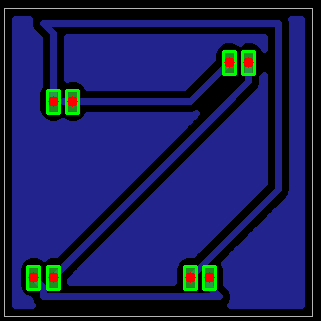
#> input picture Flask_v8/uploads/led_test.png, 321 x 321 px, found by its file name; its folder holds only this picture in this run
$ python uploaded_pad_detect.py uploads/led_test.png
#> lines starting #> are read from the running program, lines starting #| are printed output that depends on the picture; after the words box and inside, x2 and y2 are one past the last pixel; in counts of white or black regions, pixels touching at a corner belong together
import cv2
import numpy as np
import sys
import os

# Function to convert pixel coordinates to inches
def pixels_to_inches(pixels, dpi=195):
    inches = pixels / dpi
    return inches

if __name__ == '__main__':
    if len(sys.argv) < 2:
        print("Usage: python uploaded_pad_detect.py <filename>")
        sys.exit(1)

    filename = sys.argv[1]
    filepath = os.path.join('/home/yash/PCB_FORGE/Flask_v8/uploads', filename)

    # Load the image
    image = cv2.imread(filepath)
#> image is the input picture: shape (321, 321, 3); mean B, G, R 90, 29, 25.8

    if image is None:
        print(f'Failed to load image {filename}')
        sys.exit(1)

    # Convert the image to HSV color space
    hsv_image = cv2.cvtColor(image, cv2.COLOR_BGR2HSV)
#> hsv_image: shape (321, 321, 3); mean H, S, V 75.9, 126.3, 96.4

    # Define the range for green color in HSV space
    lower_green = np.array([40, 40, 40])
    upper_green = np.array([80, 255, 255])

    # Create a mask for the green color
    mask = cv2.inRange(hsv_image, lower_green, upper_green)
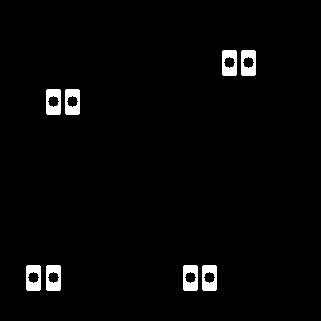
#> mask: shape (321, 321); 2.4% white; 8 white regions

    # Find contours in the masked image
    contours, _ = cv2.findContours(mask, cv2.RETR_EXTERNAL, cv2.CHAIN_APPROX_SIMPLE)
#> contours = 8 contours; box (x1, y1, x2, y2) and area: (202, 265, 217, 291) 348, (183, 265, 198, 291) 348, (46, 265, 61, 291) 348, (26, 265, 41, 291) 348, (65, 89, 80, 115) 348, (46, 89, 61, 115) 348, (241, 50, 256, 76) 348, (222, 50, 237, 76) 348

    # List to store the coordinates of the green solder pads in inches
    solder_pads_coords_inches = []

    # Iterate through the contours
    for contour in contours:
        # Calculate the bounding box for each contour
        x, y, w, h = cv2.boundingRect(contour)

        # Calculate the center of the bounding box
        center_x = x + w / 2
        center_y = y + h / 2

        # Convert the center coordinates from pixels to inches
        center_x_inches = pixels_to_inches(center_x)
        center_y_inches = pixels_to_inches(center_y)

        # Add the coordinates to the list
        solder_pads_coords_inches.append((center_x_inches, center_y_inches))

        # Draw the bounding box and center point on the image (optional for visualization)
        cv2.rectangle(image, (x, y), (x + w, y + h), (0, 255, 0), 2)
        cv2.circle(image, (int(center_x), int(center_y)), 5, (0, 0, 255), -1)
#> this loop made 8 passes
#> (x, y, center_x, center_y, center_x_inches, center_y_inches) on passes 1 to 8: (202, 265, 209.5, 278, 1.07, 1.43), (183, 265, 190.5, 278, 0.977, 1.43), (46, 265, 53.5, 278, 0.274, 1.43), (26, 265, 33.5, 278, 0.172, 1.43), (65, 89, 72.5, 102, 0.372, 0.523), (46, 89, 53.5, 102, 0.274, 0.523), (241, 50, 248.5, 63, 1.27, 0.323), (222, 50, 229.5, 63, 1.18, 0.323)
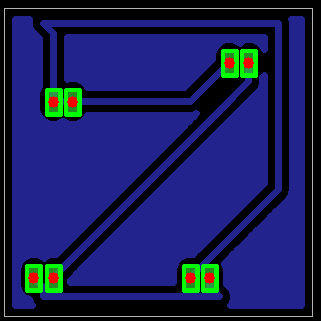
#> image: shape (321, 321, 3); 1.11% of pixels changed, all inside (x1, y1, x2, y2) = (25, 49, 258, 293)
#> after the loop, solder_pads_coords_inches = [(1.07, 1.43), (0.977, 1.43), (0.274, 1.43), (0.172, 1.43), (0.372, 0.523), (0.274, 0.523), (1.27, 0.323), (1.18, 0.323)]

    # Save the processed image
    processed_image_path = os.path.join('static/processed', filename)
    cv2.imwrite(processed_image_path, image)

    # Save the coordinates to a text file
    coord_file_path = os.path.join('static/processed', f'{filename}_coordinates.txt')
    with open(coord_file_path, 'w') as file:
        for coord in solder_pads_coords_inches:
            file.write(f'X: {coord[0]:.4f} inches, Y: {coord[1]:.4f} inches\n')
#> this loop made 8 passes

    print(f'Processed image saved: {processed_image_path}')
    print(f'Coordinates saved: {coord_file_path}')

$ run again, on Flask_v8/uploads/test_negative_01.png
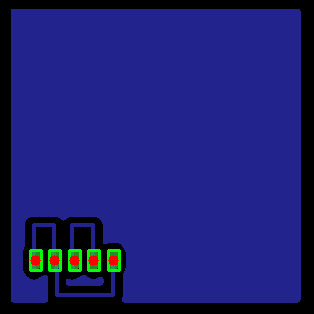
#> input picture Flask_v8/uploads/test_negative_01.png, 314 x 314 px, found by its file name
#> image is the input picture: shape (314, 314, 3); mean B, G, R 113.4, 30.8, 29.3
#> hsv_image: shape (314, 314, 3); mean H, S, V 97.1, 158, 116.9
#> `mask = cv2.inRange(hsv_image, lower_green, upper_green)`:
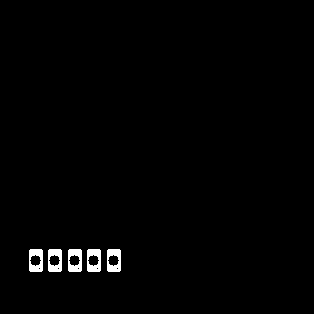
#> mask: shape (314, 314); 1.2% white; 5 white regions
#> contours = 5 contours; box (x1, y1, x2, y2) and area: (107, 249, 121, 272) 284, (87, 249, 101, 272) 284, (68, 249, 82, 272) 284, (48, 249, 62, 272) 284, (29, 249, 43, 272) 284
#> the loop `for contour in contours:` made 5 passes
#> (x, center_x, center_x_inches) on passes 1 to 5: (107, 114, 0.585), (87, 94, 0.482), (68, 75, 0.385), (48, 55, 0.282), (29, 36, 0.185)
#> after the loop `for contour in contours:`:
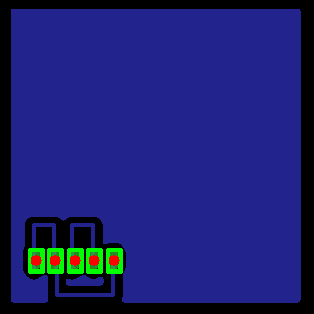
#> image: shape (314, 314, 3); 0.67% of pixels changed, all inside (x1, y1, x2, y2) = (28, 248, 123, 274)
#> after the loop `for contour in contours:`: solder_pads_coords_inches = [(0.585, 1.34), (0.482, 1.34), (0.385, 1.34), (0.282, 1.34), (0.185, 1.34)]
#> the loop `for coord in solder_pads_coords_inches:` made 5 passes
